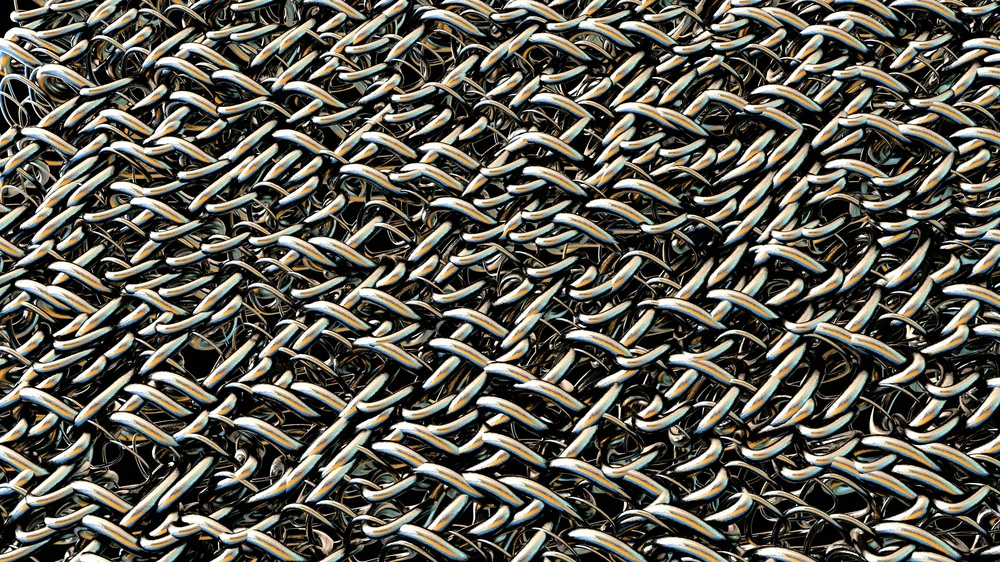
#> input picture Exp_11/exp_11_image.jpg, 1000 x 562 px, shrunk from 3840 x 2160 before the run
$ jupyter execute 11.ipynb
#> lines starting #> are read from the running program, lines starting #| are printed output that depends on the picture
[cell 1]
import cv2
import numpy as np
import matplotlib.pyplot as plt

# 1. Load the image in grayscale
image = cv2.imread("exp_11_image.jpg", 0)
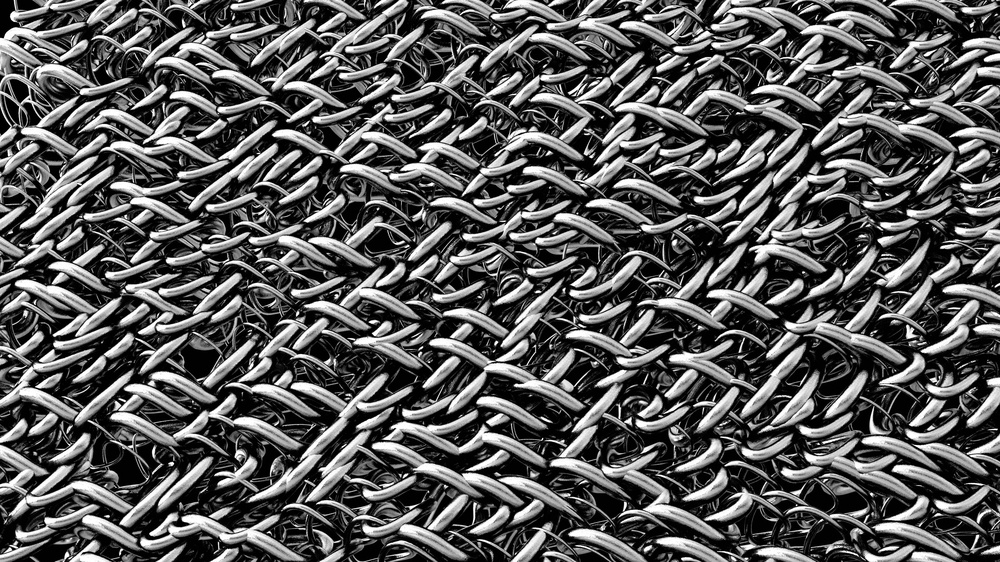
#> image: shape (562, 1000); min 0, max 255, mean 87.4

# Check if image is loaded
if image is None:
    print("Error: Image not found!")
    exit()

# 2. Define the structuring element
kernel = np.ones((5, 5), np.uint8)

# 3. Perform Erosion
erosion = cv2.erode(image, kernel, iterations=1)
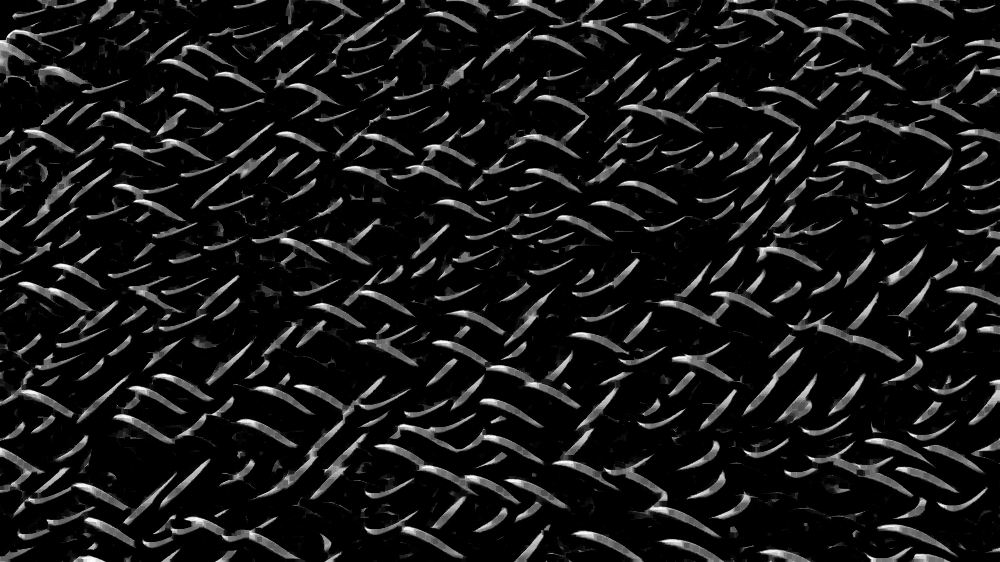
#> erosion: shape (562, 1000); min 0, max 252, mean 21.2

# 4. Perform Dilation
dilation = cv2.dilate(image, kernel, iterations=1)
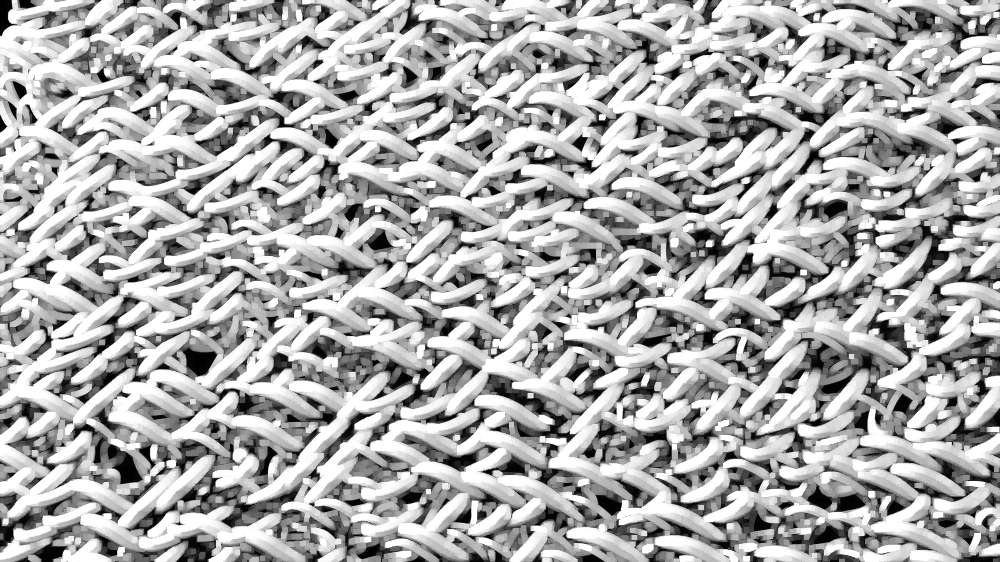
#> dilation: shape (562, 1000); min 1, max 255, mean 172.3

# 5. Perform Opening
# Erosion followed by Dilation
opening = cv2.morphologyEx(
    image,
    cv2.MORPH_OPEN,
    kernel
)
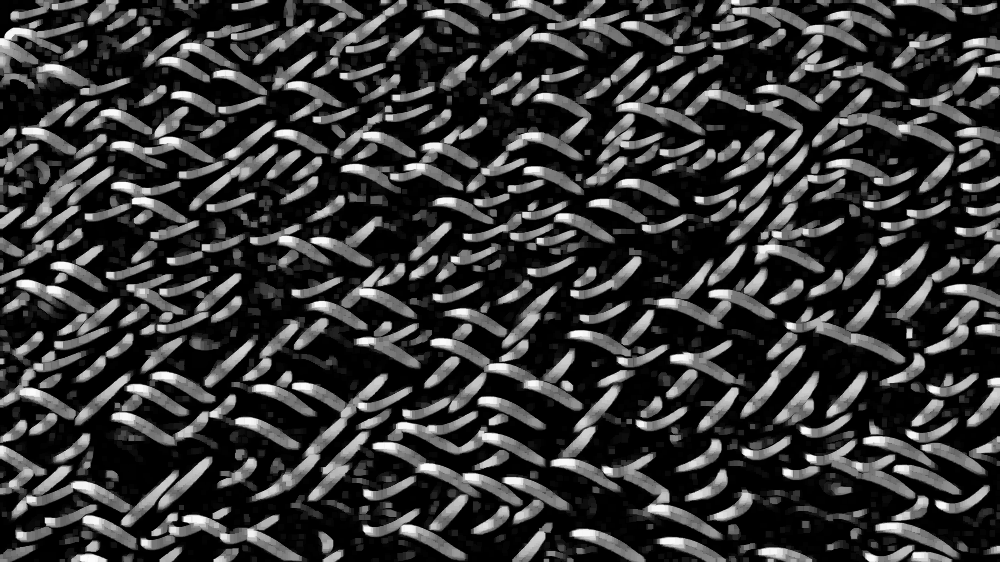
#> opening: shape (562, 1000); min 0, max 252, mean 54.2

# 6. Perform Closing
# Dilation followed by Erosion
closing = cv2.morphologyEx(
    image,
    cv2.MORPH_CLOSE,
    kernel
)
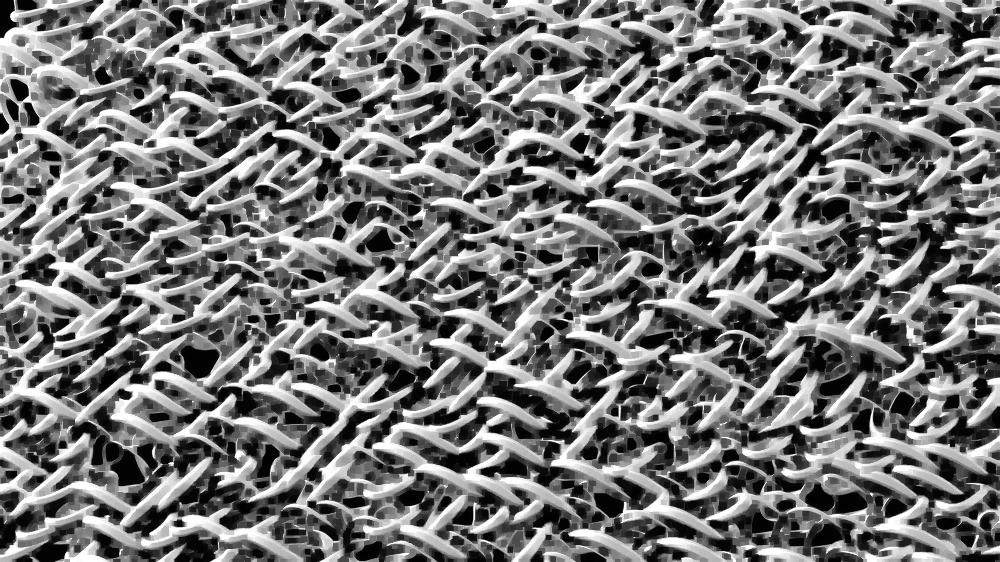
#> closing: shape (562, 1000); min 1, max 255, mean 116.3

# Display all results in proper format
plt.figure(figsize=(12, 7))

# Original Image
plt.subplot(2, 3, 1)
plt.imshow(image, cmap="gray")
plt.title("Original Image", fontsize=12)
plt.axis("off")

# Erosion
plt.subplot(2, 3, 2)
plt.imshow(erosion, cmap="gray")
plt.title("Erosion", fontsize=12)
plt.axis("off")

# Dilation
plt.subplot(2, 3, 3)
plt.imshow(dilation, cmap="gray")
plt.title("Dilation", fontsize=12)
plt.axis("off")

# Opening
plt.subplot(2, 3, 4)
plt.imshow(opening, cmap="gray")
plt.title("Opening", fontsize=12)
plt.axis("off")

# Closing
plt.subplot(2, 3, 5)
plt.imshow(closing, cmap="gray")
plt.title("Closing", fontsize=12)
plt.axis("off")

# Remove the empty sixth subplot
plt.subplot(2, 3, 6)
plt.axis("off")

plt.suptitle(
    "Experiment-11: Morphological Image Processing",
    fontsize=15,
    fontweight="bold"
)

plt.tight_layout(rect=[0, 0, 1, 0.94])
plt.show()
